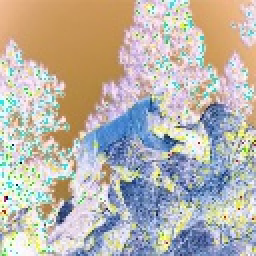
#> input picture hehehe.resaved.jpg, 128 x 128 px, given as the content of the folder datasets/Medieval2015_DevSet_Images/fakes/, which was not available (shown 2 times larger)
$ jupyter execute --allow-errors 'Fake Image Detector - ELA.ipynb'   (shell and % lines are left out)   (text cells are left out)
#> lines starting #> are read from the running program, lines starting #| are printed output that depends on the picture; pictures that were not available may be replaced by others from this repository, and a replacement may not be noted
[cell 1]
import pandas as pd
import numpy as np
import matplotlib.pyplot as plt
import matplotlib.image as mpimg
import seaborn as sns

np.random.seed(2)

from sklearn.model_selection import train_test_split
from sklearn.metrics import confusion_matrix
import itertools

from keras.utils.np_utils import to_categorical # convert to one-hot-encoding
from keras.models import Sequential
from keras.layers import Dense, Dropout, Flatten, Conv2D, MaxPool2D
from keras.optimizers import RMSprop
from keras.preprocessing.image import ImageDataGenerator
from keras.callbacks import ReduceLROnPlateau


sns.set(style='white', context='notebook', palette='deep')

[cell 2]
from PIL import Image
import os
from pylab import *
import re
from PIL import Image, ImageChops, ImageEnhance

[cell 3]
def get_imlist(path):
    return [os.path.join(path,f) for f in os.listdir(path) if f.endswith('.png') or f.endswith('.jpg') or f.endswith('.gif')]

[cell 4]
def convert_to_ela_image(path, quality):
#> called with quality = 90
    filename = path
    resaved_filename = filename.split('.')[0] + '.resaved.jpg'
    ELA_filename = filename.split('.')[0] + '.ela.png'

    im = Image.open(filename).convert('RGB')
#> im is the input picture: PIL image 128x128 RGB; mean R, G, B 186.4, 180.3, 171.8
    im.save(resaved_filename, 'JPEG', quality=quality)
    resaved_im = Image.open(resaved_filename)
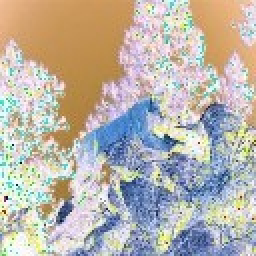
#> resaved_im: PIL image 128x128 RGB (shown 2 times larger); mean R, G, B 186.3, 180.3, 171.7

    ela_im = ImageChops.difference(im, resaved_im)
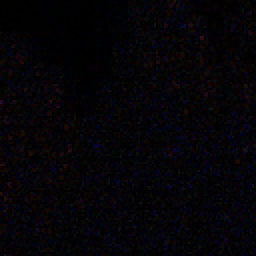
#> ela_im: PIL image 128x128 RGB (shown 2 times larger); mean R, G, B 5.1, 3.7, 6.9

    extrema = ela_im.getextrema()
#> extrema = ((0, 41), (0, 30), (0, 54))
    max_diff = max([ex[1] for ex in extrema])
#> max_diff = 54
    if max_diff == 0:
        max_diff = 1
    scale = 255.0 / max_diff
#> scale = 4.72

    ela_im = ImageEnhance.Brightness(ela_im).enhance(scale)
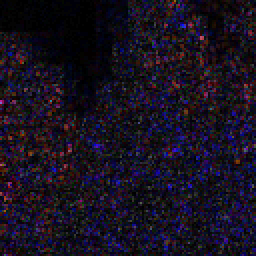
#> ela_im: PIL image 128x128 RGB (shown 2 times larger); mean R, G, B 23.6, 17, 32.1
    print ("Maximum difference was %d" % (max_diff))
#| Maximum difference was 54

    return ela_im

[cell 5]
fakes_datasets_filename = sorted(get_imlist('datasets/Medieval2015_DevSet_Images/fakes/'))
reals_datasets_filename = sorted(get_imlist('datasets/Medieval2015_DevSet_Images/reals'))

[cell 6]
fake_imfile_list = []
for filename in fakes_datasets_filename:
    fake_imfile_list.append(array(convert_to_ela_image(filename, 90).resize((100, 100))).flatten())

[cell 7]
real_imfile_list = []
for filename in reals_datasets_filename:
    real_imfile_list.append(array(convert_to_ela_image(filename, 90).resize((100, 100))).flatten())
#| Maximum difference was 54

[cell 8]
len(fake_imfile_list)
#> Out = 1

[cell 9]
len(real_imfile_list)
#> Out = 1

[cell 10]
for index, fake_imfile in enumerate(fake_imfile_list):
    fake_imfile_list[index] = array(fake_imfile) / 255.0
#> this loop made 1 pass
#> after the loop, fake_imfile_list = 1 item

[cell 11]
for index, real_imfile in enumerate(real_imfile_list):
    real_imfile_list[index] = array(real_imfile) / 255.0
#> after the loop, real_imfile_list = 1 item

[cell 12]
X = []
X.extend(fake_imfile_list)
X.extend(real_imfile_list)

[cell 13]
len(X)
#> Out = 2

[cell 14]
X = pd.DataFrame(X)
#> X = table of 2 rows and 30000 columns
X
#> Out = table of 2 rows and 30000 columns

[cell 15]
Y = []
for i in range(len(fake_imfile_list)):
    Y.append(1)
#> after the loop, Y = [1]
for i in range(len(real_imfile_list)):
    Y.append(0)
#> after the loop, Y = [1, 0]

#> (a cell that did not finish here is left out)

#> (a cell that did not finish here is left out)

[cell 18]
X = X.values.reshape(-1, 100, 100, 3)

[cell 19]
X.shape
#> Out = (2, 100, 100, 3)

[cell 20]
X_train, X_val, Y_train, Y_val = train_test_split(X, Y, test_size = 0.1, random_state=5)
#> Y_train = [0]; Y_val = [1]
